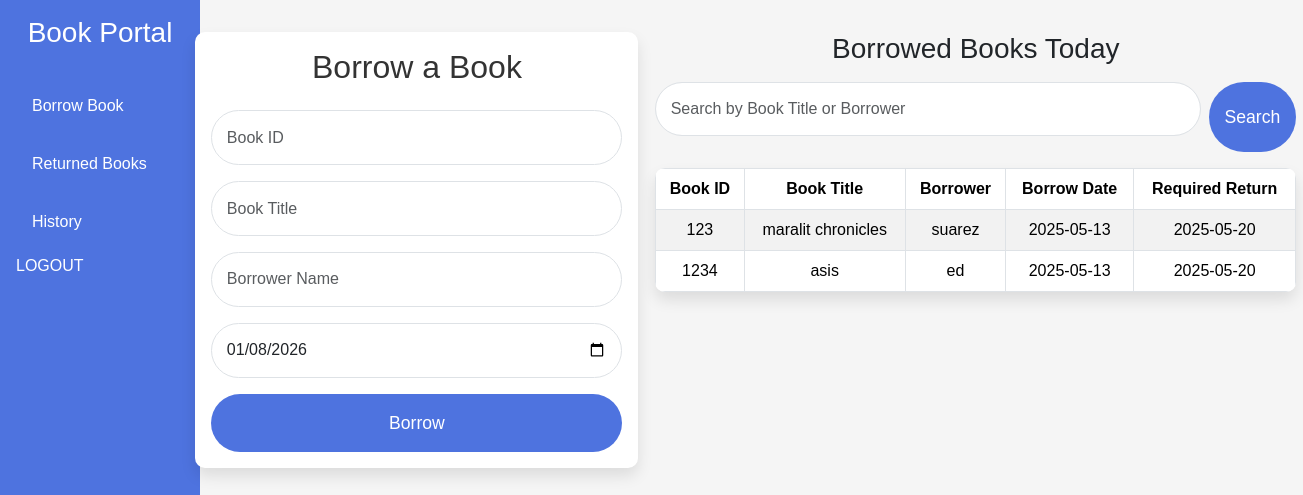
Page /borrow.php (signed in) on the committed database.
### tables this page shows
CREATE TABLE `borrow_records` (
  `id` int(11) NOT NULL,
  `book_id` varchar(50) DEFAULT NULL,
  `book_title` varchar(255) DEFAULT NULL,
  `borrower_name` varchar(255) DEFAULT NULL,
  `borrow_date` date DEFAULT NULL,
  `return_date` date DEFAULT NULL,
  `created_at` timestamp NOT NULL DEFAULT current_timestamp(),
  `required_return_date` date DEFAULT NULL
);

### borrow.php (the view, shortened to what this page needs)
<?php
include 'sidebar.php';
$date = date('Y-m-d');
?>
<!DOCTYPE html>
<html lang="en">
<head>
    <link href="https://cdn.jsdelivr.net/npm/bootstrap@5.3.0-alpha1/dist/css/bootstrap.min.css" rel="stylesheet">
</head>
<body>
<div class="container">
    <div class="row g-4">
        <div class="col-md-5">
            <div class="borrow-box">
                <h2>Borrow a Book</h2>
                <form method="post">
                    <input type="text" name="book_id" class="form-control" placeholder="Book ID" required autocomplete="off">
                    <input type="text" name="book_title" class="form-control" placeholder="Book Title" required autocomplete="off">
                    <input type="text" name="borrower_name" class="form-control" placeholder="Borrower Name" required autocomplete="off">
                    <input type="date" name="borrow_date" class="form-control" value="<?php echo $date ?>" required autocomplete="off">
                    <button type="submit" class="btn btn-primary w-100">Borrow</button>
                </form>
            </div>
        </div>
        <div class="col-md-7">
            <h3 class="text-center mb-3">Borrowed Books Today</h3>
            <form method="GET" class="mb-3 d-flex">
                <input type="text" name="search" class="form-control me-2" placeholder="Search by Book Title or Borrower" value="<?php echo isset($_GET['search']) ? htmlspecialchars($_GET['search']) : '' ?>"autocomplete="off">
                <button type="submit" class="btn btn-primary">Search</button>
            </form>
            <table class="table table-bordered table-striped">
                <thead>
                    <tr>
                        <th>Book ID</th>
                        <th>Book Title</th>
                        <th>Borrower</th>
                        <th>Borrow Date</th>
                        <th>Required Return</th>
                    </tr>
                </thead>
                <tbody>
                    <?php
                    $sql = "SELECT * FROM borrow_records WHERE borrow_date IS NOT NULL";
                    $sql .= " ORDER BY id DESC";
                    $result = $conn->query($sql);
                    if ($result && $result->num_rows > 0) {
                        while ($row = $result->fetch_assoc()) {
                            echo "<tr>
                                    <td>{$row['book_id']}</td>
                                    <td>{$row['book_title']}</td>
                                    <td>{$row['borrower_name']}</td>
                                    <td>{$row['borrow_date']}</td>
                                    <td>{$row['required_return_date']}</td>
                                  </tr>";
                        }
                    } else {
                        echo "<tr><td colspan='5'>No records found.</td></tr>";
                    }
                    ?>
                </tbody>
            </table>
        </div>
    </div>
</div>
</body>
</html>

### borrow.php (style rules this page uses)
.container { margin-left: 11%; }
body { background: #f5f5f5; font-family: Arial, sans-serif; padding: 2rem; }
.borrow-box { background: #fff; padding: 1rem; box-shadow: 0 8px 15px rgba(0, 0, 0, 0.1); border-radius: 10px; position: fixed; right: 51%; left: 15%; }
.borrow-box h2 { text-align: center; margin-bottom: 1.5rem; color: #333; }
.form-control { margin-bottom: 1rem; border-radius: 50px; padding: 0.9rem; font-size: 1rem; }
.btn { border-radius: 50px; padding: 1rem; font-size: 1.1rem; }
.btn-primary { background: #4e73df; border: none; }
table { width: 100%; margin-top: 1rem; background: #fff; border-radius: 10px; overflow: hidden; box-shadow: 0 8px 15px rgba(0,0,0,0.1); }
th, td { padding: 0.8rem; text-align: center; border-bottom: 1px solid #ddd; color: black !important; }
th { background-color: #4e73df; color: white; }

### rows in the picture
borrow_records: book "123", book_title "maralit chronicles", borrower_name "suarez", borrow_date "2025-05-13", required_return_date "2025-05-20"
borrow_records: book "1234", book_title "asis", borrower_name "ed", borrow_date "2025-05-13", required_return_date "2025-05-20"
